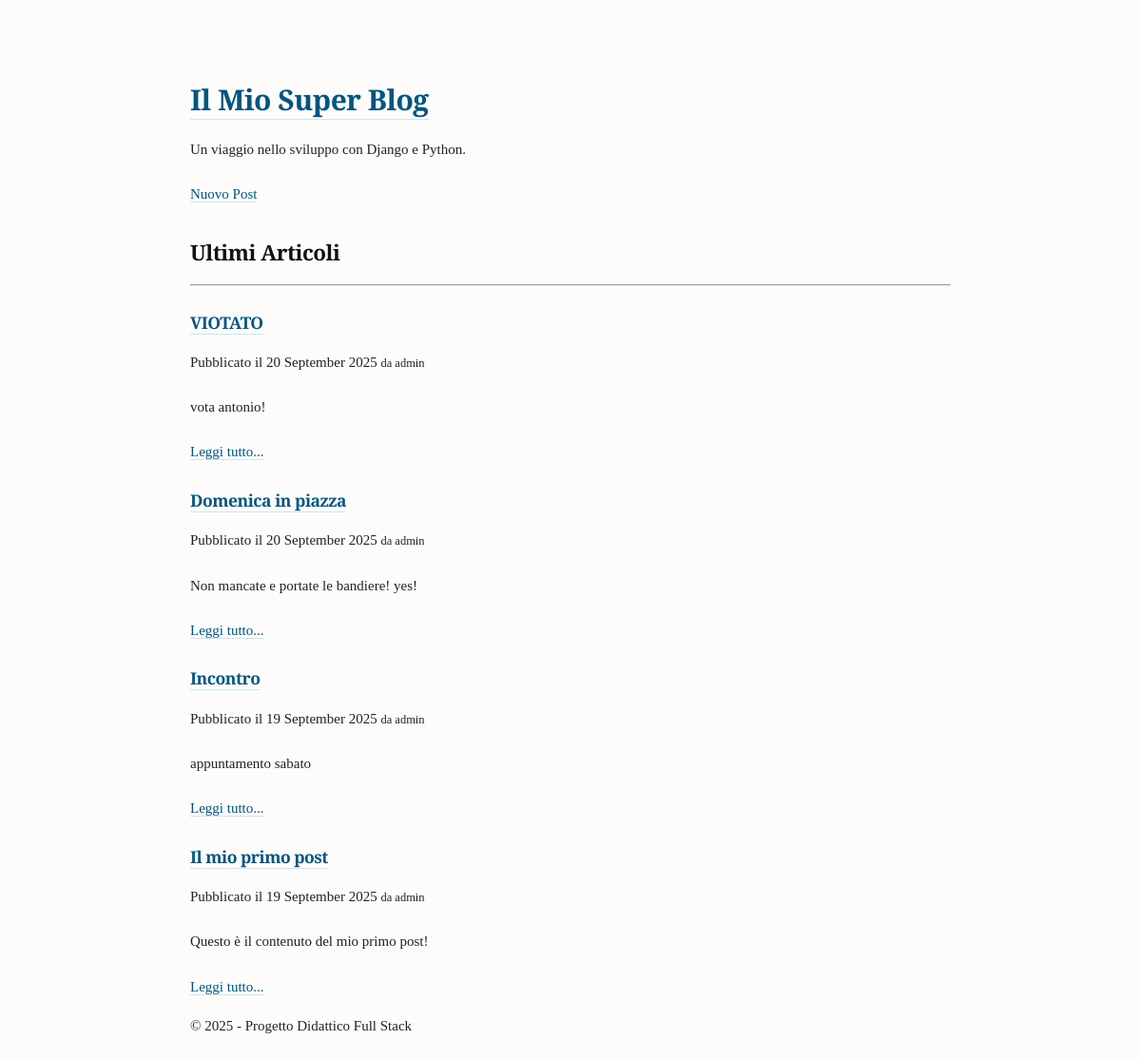
Before: / with the older database file.
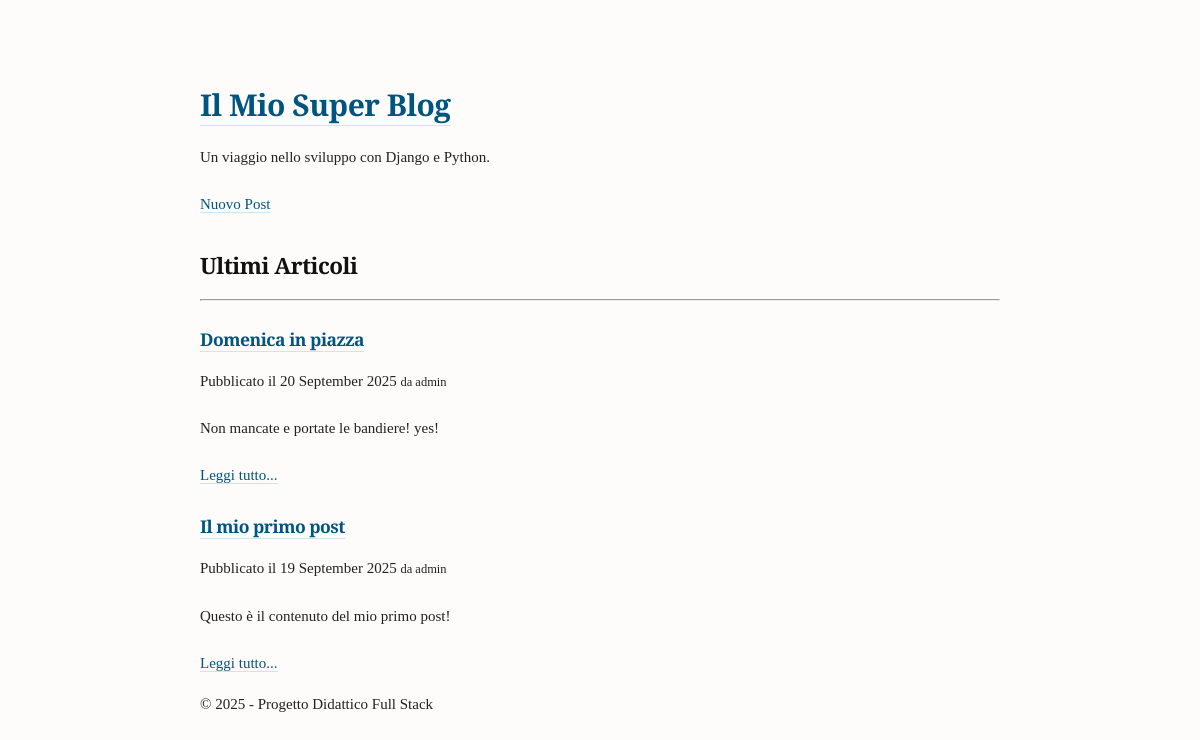
After: the same page with the newer database file.
### blog/models.py (models this page shows, shortened)
class Post(models.Model):
    title = models.CharField(max_length=200)
    content = models.TextField()
    author = models.ForeignKey(
        get_user_model(),
        on_delete=models.CASCADE,
        related_name='posts'
    )
    tags = models.ManyToManyField(Tag, blank=True)
    created_at = models.DateTimeField(auto_now_add=True)
    updated_at = models.DateTimeField(auto_now=True)
    filter_horizontal = ('tags',)

### blog/views.py (the view)
# urls.py: path('', post_list_view, name='post_list'),
def post_list_view(request):
    posts = Post.objects.select_related('author').all().order_by('-created_at') # Prendiamo tutti i post, i più recenti prima
    context = {
        'posts': posts,
    }
    return render(request, "blog/post_list.html", context)

### templates/blog/post_list.html
{% extends "base.html" %}
{% block content %}
    <h2>Ultimi Articoli</h2>
    <hr>
    {% for post in posts %}
        <article class="post-summary">
            <h3>
                <a href="{% url 'blog:post_detail' pk=post.pk %}">{{ post.title }}</a>
            </h3>
            <p class="post-meta">
                Pubblicato il {{ post.created_at|date:"d F Y" }} <small>da {{ post.author }}</small>
            </p>
            <div class="post-excerpt">
                {{ post.content|truncatechars:150|linebreaks }}
            </div>
            <a href="{% url 'blog:post_detail' pk=post.pk %}" class="read-more">Leggi tutto...</a>
        </article>
    {% empty %}
        <p>Non ci sono ancora articoli nel blog. Torna più tardi!</p>
    {% endfor %}
{% endblock content %}

### templates/base.html (shortened to what this page needs)
{% load static %}
<!DOCTYPE html>
<html lang="it">
<head>
    <link rel="stylesheet" href="{% static 'css/style.css' %}">
</head>
<body>
    <div class="container">
        <header>
            <h1><a href="{% url 'blog:post_list' %}">Il Mio Super Blog</a></h1>
            <p>Un viaggio nello sviluppo con Django e Python.</p>
                <nav>
                <a href="{% url 'blog:post_create' %}">Nuovo Post</a>
                </nav>
        </header>
        <main>
            {% block content %}
            {% endblock content %}
        </main>
        <footer>
            <p>&copy; 2025 - Progetto Didattico Full Stack</p>
        </footer>
    </div>
</body>
</html>

### static/css/style.css (style rules this page uses)
body { font-family: 'Libre Baskerville', serif; max-width: 800px; margin: auto; line-height: 1.75; font-size: 15px; color: #222; background-color: #fdfcfb; padding: 40px 20px; }
h1, h2, h3 { font-weight: 700; letter-spacing: -0.5px; line-height: 1.3; margin-top: 1.5em; color: #111; }
p { margin-bottom: 1.4em; text-align: justify; }
a { color: #005580; text-decoration: none; border-bottom: 1px solid #cce5f0; }

Changed rows visible on the page:
removed Post: title "VIOTATO", created_at "20 September 2025", author "admin", content "vota antonio!"
removed Post: title "Incontro", created_at "19 September 2025", author "admin", content "appuntamento sabato"
